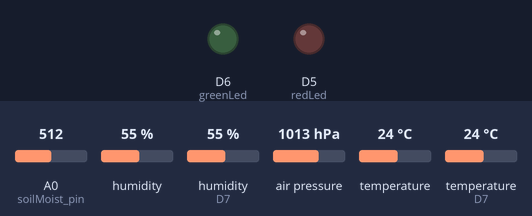
A sketch run on a simulated ESP8266 (NodeMCU). Parts: output pins drawn as LEDs (lit = HIGH). Inputs (shaded band) come from the test bench; at power-on: A0 (soilMoist_pin) = 512, humidity 55 %, humidity (sensor on D7) 55 %, air pressure 1013 hPa, temperature 24 °C, temperature (sensor on D7) 24 °C. WiFi joins after 1.5 s; servers stay silent unless stated; no MQTT or app messages arrive unless stated; what the sketch prints to the serial monitor is not drawn.

Above: at 0.1 s.
At 1.8 s:
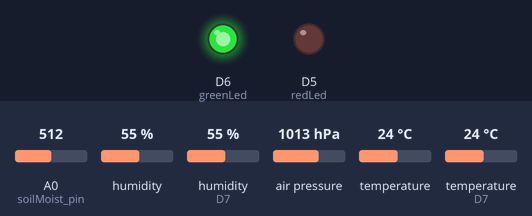
Timing chart, 0 to 3.3 s (numbered marks = the images above):
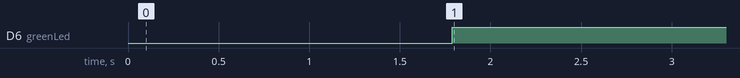

The sketch:

_node5.ino
```cpp
#include "DHT.h"
#include <Wire.h>
#include <SPI.h>
#include <ESP8266WiFi.h>
#include <PubSubClient.h>
#include <Adafruit_Sensor.h>
#include <Adafruit_BME280.h>

//led pin
#define redLed D5
#define greenLed D6

//soil moisture pin
const int soilMoist_pin = A0;

//rain pin
#define rain_pin D0

// assign the ESP8266 pins
#define D1 5
#define D2 4
#define D4 2
#define D3 0

// assign the SPI bus to pins
#define BME_SCK D4 //SCL
#define BME_MISO D1 //SD0
#define BME_MOSI D3 //SDA
#define BME_CS D2 //CSB

//DHT11 pin sensor
#define DHTPIN D7 //DHT PIN OUT
#define DHTTYPE DHT11
DHT dht(DHTPIN, DHTTYPE);

#define SEALEVELPRESSURE_HPA (1013.25)

Adafruit_BME280 bme(BME_CS, BME_MOSI, BME_MISO, BME_SCK); // software SPI

const char* ssid = "Agus";
const char* password = "nieAndra01";
const char* mqtt_server = "192.168.43.71";
const char* mqtt_user = "admin";
const char* mqtt_password = "12345coba";

WiFiClient espClient;
PubSubClient client(espClient);

unsigned long delayTime;

void setup() {
    Serial.begin(9600);

    pinMode (redLed, OUTPUT);
    pinMode (greenLed, OUTPUT);

    pinMode(DHTPIN, INPUT);
    dht.begin();

    setup_wifi();
    client.setServer(mqtt_server, 1883);

    Serial.println(F("BME280 test"));

    bool status;

    // default settings
    status = bme.begin();
    if (!status) {
        Serial.println("Could not find a valid BME280 sensor, check wiring!");
        while (1);
    }

    Serial.println("-- Default Test --");
    delayTime = 1000;

    Serial.println();
}

void setup_wifi() {

 //Wifi SET PHY MODE
//  WiFi.setPhyMode(WIFI_PHY_MODE_11B);
//  WiFi.setPhyMode(WIFI_PHY_MODE_11G);
//  WiFi.setPhyMode(WIFI_PHY_MODE_11N);

  // We start by connecting to a WiFi network
  Serial.println();
  Serial.print("Connecting to ");
  Serial.println(ssid);


  WiFi.mode(WIFI_STA);
  WiFi.begin(ssid, password);

  while (WiFi.status() != WL_CONNECTED) {
    delay(500);
    Serial.print(".");
  }

  Serial.println("");
  Serial.println("WiFi connected");
  Serial.println("IP address: ");
  Serial.println(WiFi.localIP());
}

void reconnect() {
  // Loop until we're reconnected
  while (!client.connected()) {
    Serial.print("Attempting MQTT connection...");
    // Attempt to connect
    if (client.connect("ESP8266Client5", mqtt_user, mqtt_password)) {
      Serial.println("connected");
      // Once connected, publish an announcement...

      // ... and resubscribe
      // client.subscribe("inTopic");
    } else {
      Serial.print("failed, rc=");
      Serial.print(client.state());
      Serial.println(" try again in 5 seconds");
      // Wait 5 seconds before retrying
      delay(5000);
    }
  }
}

void loop() {
    printValues();
    delay(delayTime);
    client.loop();
}


void printValues() {
    if (!client.connected()) {
      reconnect();
    }

    //SENSOR RUIN READ
    float rain = analogRead(rain_pin);

    //SENSOR MOISTURE READ
    float soilMoisture;
    soilMoisture = ( 100.00 - ( (analogRead(soilMoist_pin)/1023.00) * 100.00 ) );

    //DHT11 SENSOR PRINT VALUE
    Serial.print("Kelembaban udara = ");
    Serial.print(dht.readHumidity());
    Serial.print("% ");

    Serial.print("Suhu = ");
    Serial.print(dht.readTemperature());
    Serial.println(" C ");

    //MOISTURE SENSOR PRINT VALUE
    Serial.print("Soil Moisture(in Percentage) = ");
    Serial.print(soilMoist_pin);
    Serial.println("%");

    //BME280 SENSOR PRINT VALUE
    Serial.print("Temperature = ");
    Serial.print(bme.readTemperature());
    Serial.println(" *C");

    Serial.print("Pressure = ");
    Serial.print(bme.readPressure() / 100.0F);
    Serial.println(" hPa");

    Serial.print("Approx. Altitude = ");
    Serial.print(bme.readAltitude(SEALEVELPRESSURE_HPA));
    Serial.println(" m");

    Serial.print("Humidity = ");
    Serial.print(bme.readHumidity());
    Serial.println(" %");

    //CONDITION OF SENSOR RUIN
    if(rain < 1){
    Serial.print("sedang hujan = ");
    Serial.print(rain);
    }
    else {
      Serial.print("tidak hujan = ");
      Serial.print(rain);
    }

    Serial.println();

    //HUMIDITY CLIENT PUBLISH
    if(client.publish("Humidity-node5", String(dht.readHumidity()).c_str() )){
    Serial.print("Humidity telah dikirm");
    digitalWrite(greenLed, HIGH);
    digitalWrite(redLed, LOW);
    }
    else{
      Serial.print("Humidity gagal dikirm");
      digitalWrite(greenLed, LOW);
      digitalWrite(redLed, HIGH);
      Serial.println();
      client.connect("ESP8266Client5", mqtt_user, mqtt_password);
      client.publish("Humidity-node5", String(dht.readHumidity()).c_str() );
    }

    if(client.publish("Humidity-node5", String(bme.readHumidity()).c_str() )){
      Serial.print("Humidity telah dikirm");
      digitalWrite(greenLed, HIGH);
      digitalWrite(redLed, LOW);
    }
    else{
      Serial.print("Humidity gagal dikirm");
      digitalWrite(greenLed, LOW);
      digitalWrite(redLed, HIGH);
      Serial.println();
      client.connect("ESP8266Client5", mqtt_user, mqtt_password);
      client.publish("Humidity-node5", String(bme.readHumidity()).c_str() );
    }

    //TEMPERATURE CLIENT PUBLISH
    if(client.publish("Temperature-node5", String(dht.readTemperature()).c_str() )){
      Serial.print("Temperature telah dikirm");
      digitalWrite(greenLed, HIGH);
      digitalWrite(redLed, LOW);
    }
    else{
      Serial.print("Temperature gagal dikirm");
      digitalWrite(greenLed, LOW);
      digitalWrite(redLed, HIGH);
      Serial.println();
      client.connect("ESP8266Client5", mqtt_user, mqtt_password);
      client.publish("Temperature-node5", String(dht.readTemperature()).c_str() );
    }

    if(client.publish("Temperature-node5", String(bme.readTemperature()).c_str() )){
      Serial.print("Temperature telah dikirm");
      digitalWrite(greenLed, HIGH);
      digitalWrite(redLed, LOW);
    }
    else{
      Serial.print("Temperature gagal dikirm");
      digitalWrite(greenLed, LOW);
      digitalWrite(redLed, HIGH);
      Serial.println();
      client.connect("ESP8266Client5", mqtt_user, mqtt_password);
      client.publish("Temperature-node5", String(bme.readTemperature()).c_str() );
    }

    //MOISTURE CLIENT PUBLISH
    if(client.publish("Moisture-node5", String(soilMoisture).c_str())){
      Serial.print("Moisture telah dikirm");
      digitalWrite(greenLed, HIGH);
      digitalWrite(redLed, LOW);
    }
    else{
      Serial.print("Moisture gagal dikirm");
      digitalWrite(greenLed, LOW);
      digitalWrite(redLed, HIGH);
      Serial.println();
      client.connect("ESP8266Client5", mqtt_user, mqtt_password);
      client.publish("Moisture-node5", String(soilMoisture).c_str());
    }

    //RUIN CLIENT PUBLISH
    if(client.publish("Rain-node5", String(rain).c_str())){
      Serial.print("Rain telah dikirm");
      digitalWrite(greenLed, HIGH);
      digitalWrite(redLed, LOW);
    }
    else{
      Serial.print("Rain gagal dikirm");
      digitalWrite(greenLed, LOW);
      digitalWrite(redLed, HIGH);
      Serial.println();
      client.connect("ESP8266Client5", mqtt_user, mqtt_password);
      client.publish("Rain-node5", String(rain).c_str());
    }

    //PRESSURE AIR CLIENT PUBLISH
    if(client.publish("Pressure-node5", String(bme.readPressure() / 100.0F).c_str())){
      Serial.print("Pressure telah dikirm");
      digitalWrite(greenLed, HIGH);
      digitalWrite(redLed, LOW);
    }
    else{
      Serial.print("Pressure gagal dikirm");
      digitalWrite(greenLed, LOW);
      digitalWrite(redLed, HIGH);
      Serial.println();
      client.connect("ESP8266Client5", mqtt_user, mqtt_password);
      client.publish("Pressure-node5", String(bme.readPressure() / 100.0F).c_str());
    }

    //APPROX ALTITUDE CLIENT PUBLISH
    if(client.publish("Altitude-node5", String(bme.readAltitude(SEALEVELPRESSURE_HPA)).c_str())){
      Serial.print("Altitude telah dikirm");
      digitalWrite(greenLed, HIGH);
      digitalWrite(redLed, LOW);
    }
    else{
      Serial.print("Altitude gagal dikirm");
      digitalWrite(greenLed, LOW);
      digitalWrite(redLed, HIGH);
      Serial.println();
      client.connect("ESP8266Client5", mqtt_user, mqtt_password);
      client.publish("Altitude-node5", String(bme.readAltitude(SEALEVELPRESSURE_HPA)).c_str());
    }

    Serial.println();
}
```

Measured:
- by itself, D6 (greenLed): LOW → HIGH at 1.8 s
